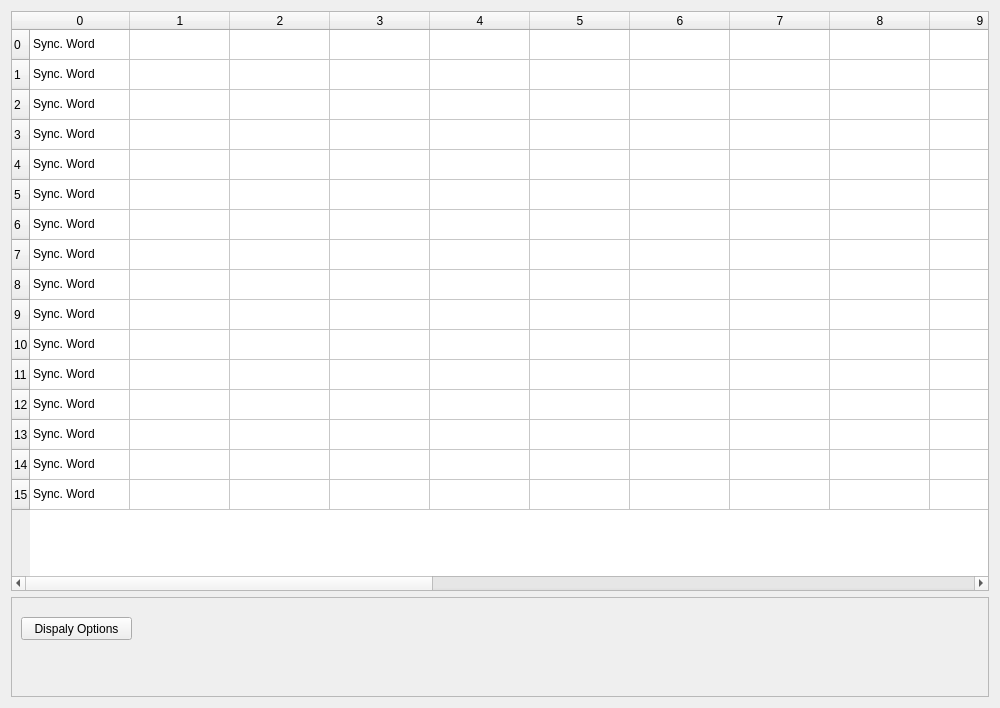
<?xml version="1.0" encoding="UTF-8"?>
<ui version="4.0">
 <class>IRIGFrameGraphicPreview</class>
 <widget class="QWidget" name="IRIGFrameGraphicPreview">
  <property name="geometry">
   <rect>
    <x>0</x>
    <y>0</y>
    <width>1000</width>
    <height>708</height>
   </rect>
  </property>
  <property name="windowTitle">
   <string>Form</string>
  </property>
  <layout class="QVBoxLayout" name="verticalLayout">
   <item>
    <widget class="QTableWidget" name="tableWidget">
     <row>
      <property name="text">
       <string>0</string>
      </property>
     </row>
     <row>
      <property name="text">
       <string>1</string>
      </property>
     </row>
     <row>
      <property name="text">
       <string>2</string>
      </property>
     </row>
     <row>
      <property name="text">
       <string>3</string>
      </property>
     </row>
     <row>
      <property name="text">
       <string>4</string>
      </property>
     </row>
     <row>
      <property name="text">
       <string>5</string>
      </property>
     </row>
     <row>
      <property name="text">
       <string>6</string>
      </property>
     </row>
     <row>
      <property name="text">
       <string>7</string>
      </property>
     </row>
     <row>
      <property name="text">
       <string>8</string>
      </property>
     </row>
     <row>
      <property name="text">
       <string>9</string>
      </property>
     </row>
     <row>
      <property name="text">
       <string>10</string>
      </property>
     </row>
     <row>
      <property name="text">
       <string>11</string>
      </property>
     </row>
     <row>
      <property name="text">
       <string>12</string>
      </property>
     </row>
     <row>
      <property name="text">
       <string>13</string>
      </property>
     </row>
     <row>
      <property name="text">
       <string>14</string>
      </property>
     </row>
     <row>
      <property name="text">
       <string>15</string>
      </property>
     </row>
     <column>
      <property name="text">
       <string>0</string>
      </property>
     </column>
     <column>
      <property name="text">
       <string>1</string>
      </property>
     </column>
     <column>
      <property name="text">
       <string>2</string>
      </property>
     </column>
     <column>
      <property name="text">
       <string>3</string>
      </property>
     </column>
     <column>
      <property name="text">
       <string>4</string>
      </property>
     </column>
     <column>
      <property name="text">
       <string>5</string>
      </property>
     </column>
     <column>
      <property name="text">
       <string>6</string>
      </property>
     </column>
     <column>
      <property name="text">
       <string>7</string>
      </property>
     </column>
     <column>
      <property name="text">
       <string>8</string>
      </property>
     </column>
     <column>
      <property name="text">
       <string>9</string>
      </property>
     </column>
     <column>
      <property name="text">
       <string>10</string>
      </property>
     </column>
     <column>
      <property name="text">
       <string>11</string>
      </property>
     </column>
     <column>
      <property name="text">
       <string>13</string>
      </property>
     </column>
     <column>
      <property name="text">
       <string>16</string>
      </property>
     </column>
     <column>
      <property name="text">
       <string>14</string>
      </property>
     </column>
     <column>
      <property name="text">
       <string>15</string>
      </property>
     </column>
     <column>
      <property name="text">
       <string>16</string>
      </property>
     </column>
     <column>
      <property name="text">
       <string>17</string>
      </property>
     </column>
     <column>
      <property name="text">
       <string>18</string>
      </property>
     </column>
     <column>
      <property name="text">
       <string>19</string>
      </property>
     </column>
     <column>
      <property name="text">
       <string>21</string>
      </property>
     </column>
     <item row="0" column="0">
      <property name="text">
       <string>Sync. Word</string>
      </property>
     </item>
     <item row="1" column="0">
      <property name="text">
       <string>Sync. Word</string>
      </property>
     </item>
     <item row="2" column="0">
      <property name="text">
       <string>Sync. Word</string>
      </property>
     </item>
     <item row="3" column="0">
      <property name="text">
       <string>Sync. Word</string>
      </property>
     </item>
     <item row="4" column="0">
      <property name="text">
       <string>Sync. Word</string>
      </property>
     </item>
     <item row="5" column="0">
      <property name="text">
       <string>Sync. Word</string>
      </property>
     </item>
     <item row="6" column="0">
      <property name="text">
       <string>Sync. Word</string>
      </property>
     </item>
     <item row="7" column="0">
      <property name="text">
       <string>Sync. Word</string>
      </property>
     </item>
     <item row="8" column="0">
      <property name="text">
       <string>Sync. Word</string>
      </property>
     </item>
     <item row="9" column="0">
      <property name="text">
       <string>Sync. Word</string>
      </property>
     </item>
     <item row="10" column="0">
      <property name="text">
       <string>Sync. Word</string>
      </property>
     </item>
     <item row="11" column="0">
      <property name="text">
       <string>Sync. Word</string>
      </property>
     </item>
     <item row="12" column="0">
      <property name="text">
       <string>Sync. Word</string>
      </property>
     </item>
     <item row="13" column="0">
      <property name="text">
       <string>Sync. Word</string>
      </property>
     </item>
     <item row="14" column="0">
      <property name="text">
       <string>Sync. Word</string>
      </property>
     </item>
     <item row="15" column="0">
      <property name="text">
       <string>Sync. Word</string>
      </property>
     </item>
    </widget>
   </item>
   <item>
    <widget class="QFrame" name="frame">
     <property name="minimumSize">
      <size>
       <width>0</width>
       <height>100</height>
      </size>
     </property>
     <property name="frameShape">
      <enum>QFrame::StyledPanel</enum>
     </property>
     <property name="frameShadow">
      <enum>QFrame::Raised</enum>
     </property>
     <widget class="QPushButton" name="pushButton">
      <property name="geometry">
       <rect>
        <x>10</x>
        <y>20</y>
        <width>111</width>
        <height>23</height>
       </rect>
      </property>
      <property name="text">
       <string>Dispaly Options</string>
      </property>
     </widget>
    </widget>
   </item>
  </layout>
 </widget>
 <resources/>
 <connections/>
</ui>
